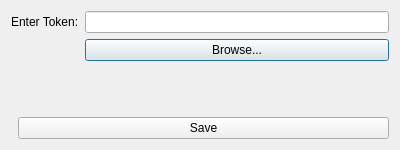
<?xml version="1.0" encoding="UTF-8"?>
<ui version="4.0">
 <class>Welcome</class>
 <widget class="QDialog" name="Welcome">
  <property name="geometry">
   <rect>
    <x>0</x>
    <y>0</y>
    <width>400</width>
    <height>150</height>
   </rect>
  </property>
  <property name="windowTitle">
   <string>Token Input</string>
  </property>
  <layout class="QVBoxLayout" name="verticalLayout">
   <item>
    <layout class="QFormLayout" name="formLayout">
     <property name="fieldGrowthPolicy">
      <enum>QFormLayout::AllNonFixedFieldsGrow</enum>
     </property>
     <property name="labelAlignment">
      <set>Qt::AlignRight|Qt::AlignTrailing|Qt::AlignVCenter</set>
     </property>
     <property name="formAlignment">
      <set>Qt::AlignHCenter|Qt::AlignTop</set>
     </property>
     <item row="0" column="0">
      <widget class="QLabel" name="label">
       <property name="text">
        <string>Enter Token:</string>
       </property>
      </widget>
     </item>
     <item row="0" column="1">
      <widget class="QLineEdit" name="tokenLineEdit"/>
     </item>
     <item row="1" column="1">
      <widget class="QPushButton" name="browseButton">
       <property name="text">
        <string>Browse...</string>
       </property>
      </widget>
     </item>
    </layout>
   </item>
   <item>
    <layout class="QHBoxLayout" name="horizontalLayout">
     <item>
      <spacer name="horizontalSpacer">
       <property name="orientation">
        <enum>Qt::Horizontal</enum>
       </property>
       <property name="sizeType">
        <enum>QSizePolicy::Expanding</enum>
       </property>
       <property name="width">
        <number>40</number>
       </property>
      </spacer>
     </item>
     <item>
      <widget class="QPushButton" name="saveButton">
       <property name="text">
        <string>Save</string>
       </property>
      </widget>
     </item>
    </layout>
   </item>
  </layout>
 </widget>
 <resources/>
 <connections/>
</ui>
